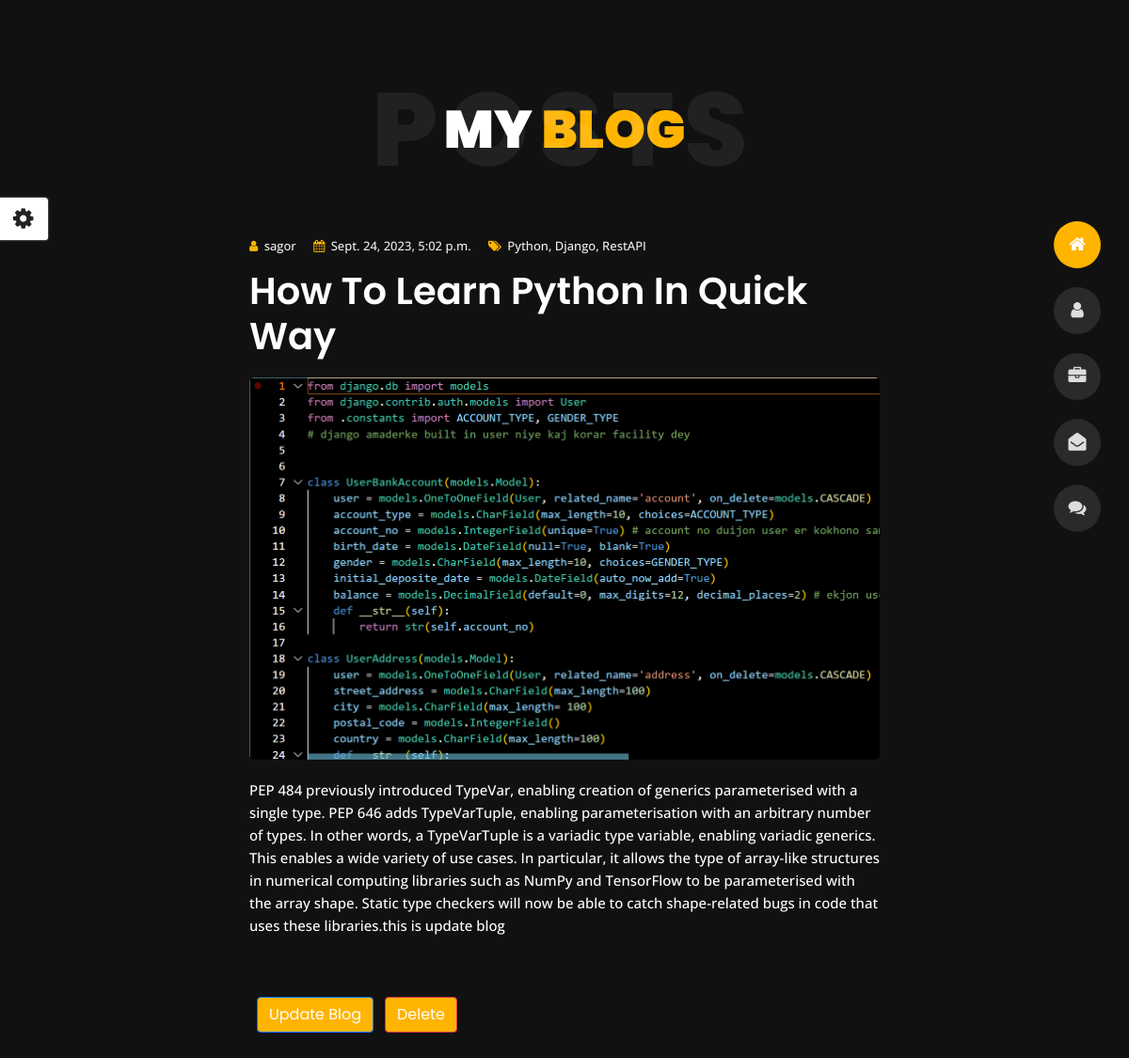
Page /blog/blog-post/1 on the committed database.
### blog_app/models.py (models this page shows, shortened)
class Blog(models.Model):
      user        = models.ForeignKey(MyProfile, on_delete=models.CASCADE, related_name="user")
      id          = models.AutoField(unique=True, primary_key= True)
      blog_type   = models.CharField(max_length= 50)
      image       = models.ImageField(upload_to='photos/blog_image', blank=True)
      title       = models.CharField(max_length= 50)
      short_text  = models.CharField(max_length= 150, null= True)
      description = models.TextField()
      create_date = models.DateTimeField(auto_now_add= True)
      modify_date = models.DateTimeField(auto_now= True)

### profile_app/models.py (models this page shows, shortened)
class MyProfile(models.Model):
    first_name = models.CharField(max_length= 50)
    last_name = models.CharField(max_length= 50)
    email = models.EmailField(max_length= 50)
    age = models.IntegerField()
    nationality = models.CharField(max_length= 50)
    freelance = models.CharField(max_length= 50, null= True, default= 'NOT')
    address = models.TextField(max_length= 200)
    phone = models.CharField(max_length= 14)
    languages = models.CharField(max_length= 100, default='Bangla, English')
    skype = models.CharField(max_length= 50, null= True)
    instagrame = models.CharField(max_length= 50, null= True, default= 'sagor_luc')
    image = models.ImageField(upload_to='photos/myPhotos', blank= True)
    created_date = models.DateTimeField(auto_now_add= True)
    modify_date = models.DateTimeField(auto_now= True)

### blog_app/views.py (the view)
# urls.py: path('blog-post/<int:id>', blog_post, name="blog-post"),
def blog_post(request, id):
    get_obj = get_object_or_404(Blog, pk= id)
    is_superuser = request.user.is_authenticated
    context = {
        'obj' : get_obj,
        'is_authenticated': is_superuser,
    }
    return render(request, 'blog-post.html', context)

### blog_app/templates/blog-post.html (shortened to what this page needs)
{% extends "base.html" %}
{% load static %}
{% block body %}
<body class="blog-post">
<section class="title-section text-left text-sm-center revealator-slideup revealator-once revealator-delay1">
    <h1>my <span>blog</span></h1>
    <span class="title-bg">posts</span>
</section>
<section class="main-content revealator-slideup revealator-once revealator-delay1">
    <div class="container" >
        <div class="row">
            <article class="col-12">
                <div class="meta open-sans-font">
                    <span><i class="fa fa-user"></i> {{obj.user.first_name}} </span>
                    <span class="date"><i class="fa fa-calendar"></i> {{obj.create_date}} </span>
                    <span><i class="fa fa-tags"></i> {{obj.blog_type}} </span>
                </div>
                <h1 class="text-uppercase text-capitalize"> {{obj.title}} </h1>
                <img src="{{obj.image.url}}" class="img-fluid" alt="Blog image"/>
                <div class="blog-excerpt open-sans-font pb-5">
                    <p> {{obj.description}} </p>
                </div>
                <div style="margin-bottom: 20px;">
                    <a href="{% url "update_blog" obj.id %}" id="update" class="btn btn-primary ml-2">Update Blog</a>
                    <a href="{% url "delete_blog" obj.id %}" id="delete" class="btn btn-danger ml-2 ">Delete</a>
                </div>
                <br>
            </article>
        </div>
    </div>
</section>
</body>
{% endblock body %}

### static/css/style.css (style rules this page uses)
html { overflow-x: hidden; height: 100%; }
body { font-family: 'Poppins', sans-serif; font-size: 15px; color: #fff; font-weight: 500; line-height: 1.6; position: relative; background-size: cover; background-position: center; height: 100%; width: 100%; background-color: #111; }
.open-sans-font { font-family: 'Open Sans', sans-serif; }
.no-transform { transform: none !important; }
.title-section { margin: 0 auto; width: 100%; position: relative; padding: 80px 0; }
.title-section h1 { font-size: 56px; font-weight: 900; color: #fff; text-transform: uppercase; margin: 0; }
.title-bg { font-size: 110px; left: 0; letter-spacing: 10px; line-height: 0.7; position: absolute; right: 0; top: 50%; text-transform: uppercase; font-weight: 800; -webkit-transform: translateY(-50%); -moz-transform: translateY(-50%); -ms-transform: translateY(-50%); -o-transform: translateY(-50%); transform: translateY(-50%); color: rgba(255, 255, 255, 0.07); }
.blog-post article { max-width: 700px; margin: 0 auto; }
.blog-post article h1 { font-weight: 600; margin: 13px 0 20px; }
.blog-post article img { border-radius: 5px; margin-bottom: 20px; }
.blog-post .meta { color: #eee; font-size: 13px; }
.blog-post .meta span { padding-right: 15px; }
.blog-post .meta i { padding-right: 3px; }
@media (max-width: 1350px) and (min-width: 992px) { .container { max-width: calc(100% - 195px); } }

### static/css/skins/yellow.css (style rules this page uses)
.home h1, .about .box-stats h3, .title-section h1 span, #menu li.active a, body.light #menu li.active a, .blog .post-container:hover .post-content .entry-header h3 a, .blog .post-content .entry-header h3 a:hover, .contact .custom-span-contact i, .portfolio .slideshow figcaption h3, .portfolio .slideshow a, .portfolio .grid figure:hover figcaption, .blog-post .meta i { color: #ffb400; }
.home .home-details h1:before, .about .resume-box .icon, .contact ul.social li a:hover, body.light.contact ul.social li a:hover, .preloader .loader, .blog .page-link:hover, .blog .page-item.active .page-link, body.light.blog .page-link:hover, body.light.blog .page-item.active .page-link, .portfolio .grid li figure div, .header ul.icon-menu li.icon-box.active, .header ul.icon-menu li.icon-box:hover, body.light .header ul.icon-menu li.icon-box.active, body.light .header ul.icon-menu li.icon-box:hover, .btn, .header .icon-box h2, .home .color-block, .title-section hr, .portfolio .slideshow .carousel-indicators li.active, .button:before, .button-icon { background-color: #ffb400; }

### static/css/skins/blue.css (style rules this page uses)
.home h1, .about .box-stats h3, .title-section h1 span, #menu li.active a, body.light #menu li.active a, .blog .post-container:hover .post-content .entry-header h3 a, .blog .post-content .entry-header h3 a:hover, .contact .custom-span-contact i, .portfolio .slideshow figcaption h3, .portfolio .slideshow a, .portfolio .grid figure:hover figcaption, .blog-post .meta i { color: #4169e1; }
.home .home-details h1:before, .about .resume-box .icon, .contact ul.social li a:hover, body.light.contact ul.social li a:hover, .preloader .loader, .blog .page-link:hover, .blog .page-item.active .page-link, body.light.blog .page-link:hover, body.light.blog .page-item.active .page-link, .portfolio .grid li figure div, .header ul.icon-menu li.icon-box.active, .header ul.icon-menu li.icon-box:hover, body.light .header ul.icon-menu li.icon-box.active, body.light .header ul.icon-menu li.icon-box:hover, .btn, .header .icon-box h2, .home .color-block, .title-section hr, .portfolio .slideshow .carousel-indicators li.active, .button:before, .button-icon { background-color: #4169e1; }

### rows in the picture
Blog: user.first_name "sagor", create_date "Sept. 24, 2023, 5:02 p.m.", blog_type "Python, Django, RestAPI", title "How To Learn Python In Quick Way", image (picture), description "PEP 484 previously introduced TypeVar, enabling creation of generics parameterised with a single type. PEP 646 adds TypeVarTuple, enabling parameterisation with an arbitrary number of types. In other words, a TypeVarTuple is a variadic type variable, enabling variadic generics. This enables a wide variety of use cases. In particular, it allows the type of array-like structures in numerical computing libraries such as NumPy and TensorFlow to be parameterised with the array shape. Static type checkers will now be able to catch shape-related bugs in code that uses these libraries.this is update blog"
